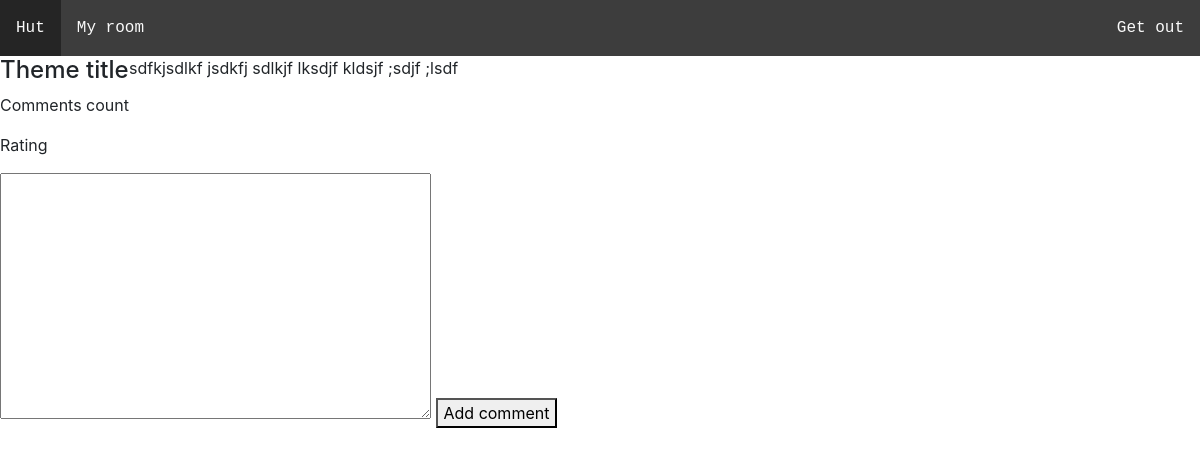
Screenshot of /topic/2 with the database file from the repository.
### homepage/models.py (models this page shows, shortened)
class Topic(models.Model):
    user = models.ForeignKey(User, on_delete=models.SET_DEFAULT, default=5)
    title = models.CharField(max_length=100, unique=True)
    tags = models.ManyToManyField('Tag')
    text = models.TextField()
    rating = models.PositiveSmallIntegerField(default=0)

### homepage/views.py (the view)
# urls.py: path("topic/<int:topic_id>", views.topic_page, name="topic"),
def topic_page(request, topic_id):
    current_topic = Topic.objects.get(pk=topic_id)
    comment_form = CommentForm(request.POST or None)
    if comment_form.is_valid():
        user = request.user
        text = comment_form.data.get('text')
        Comment.objects.create(user=user, text=text, topic=current_topic)
    topic_comments = Comment.objects.filter(topic=current_topic)
    context = {
        'name': request.user,
        'form': comment_form,
        'topic_object': current_topic,
        'topic_comments': topic_comments
    }
    return render(request, 'homepage/topicpage.html', context)

### homepage/forms.py
class CommentForm(ModelForm):
    class Meta:
        model = Comment
        fields = ['text']

### homepage/templates/homepage/topicpage.html (shortened to what this page needs)
{% extends 'homepage/layout.html' %}
{% block head %}
    {% load static %}
    <link rel="stylesheet" type="text/css" href="{% static 'homepage/topicpage.css' %}">
{% endblock %}
{% block content %}
    <div class="container-fluid">
        <div class="row">
        <div>
            <h4>{{ topic_object.title }}</h4>
            <div>
                <p>Comments count</p>
                <p>Rating</p>
            </div>
        </div>
            <p id="descr">{{ topic_object.text }}</p>
        </div>
    </div>
    <form method="POST">
        {{ form.text }}
        <button type="submit">Add comment</button>
    </form>
{% endblock %}

### rows the page displays
Topic: title "Theme title", text "sdfkjsdlkf jsdkfj sdlkjf lksdjf kldsjf ;sdjf ;lsdf"
